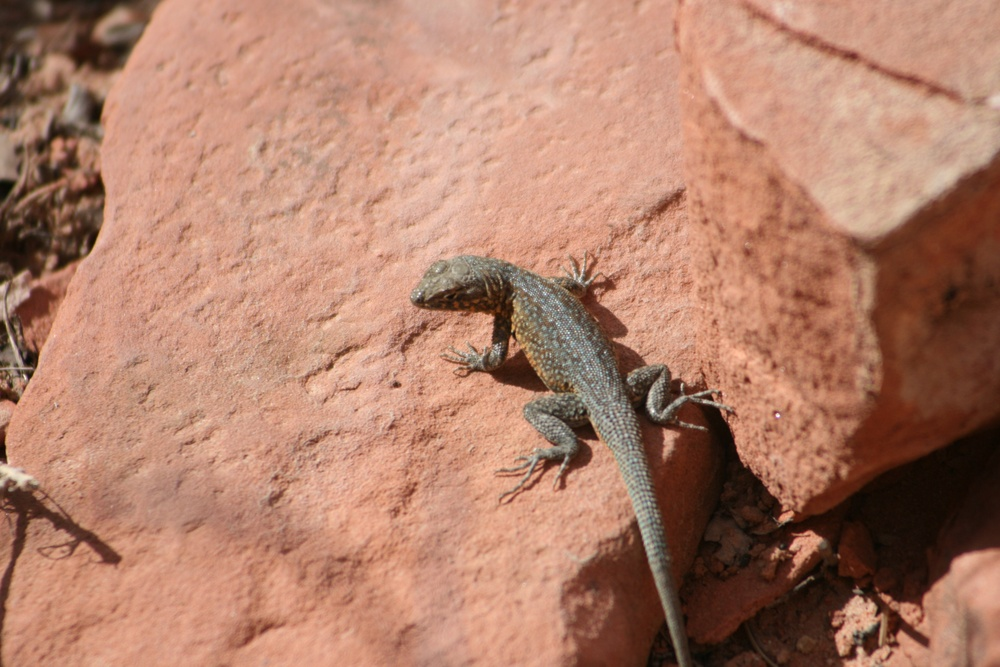
#> input picture Images/Lizard.jpg, 1000 x 667 px, shrunk from 3888 x 2592 before the run
$ jupyter execute Measurement.ipynb   (shell and % lines are left out)   (Python 2 division)
#> lines starting #> are read from the running program, lines starting #| are printed output that depends on the picture
# Measurement Examples

[cell 1]
import cv2
import matplotlib
from matplotlib import pyplot as plt
#allow in line image viewing

[cell 2]
import numpy as np

Read in image

[cell 3]
filename = 'Images/Lizard.jpg'
img = cv2.imread(filename)
#> img is the input picture: shape (667, 1000, 3); mean B, G, R 106.5, 127.5, 175.8
img_rgb = cv2.cvtColor(img, cv2.COLOR_BGR2RGB)

Show image

[cell 4]
plt.figure(figsize=(20,10))
plt.imshow(img_rgb),plt.show()

[cell 5]
cv2.destroyAllWindows()

## Find image features using FAST

Grayscale image

[cell 6]
img_grayscale = cv2.cvtColor(img_rgb, cv2.COLOR_RGB2GRAY)
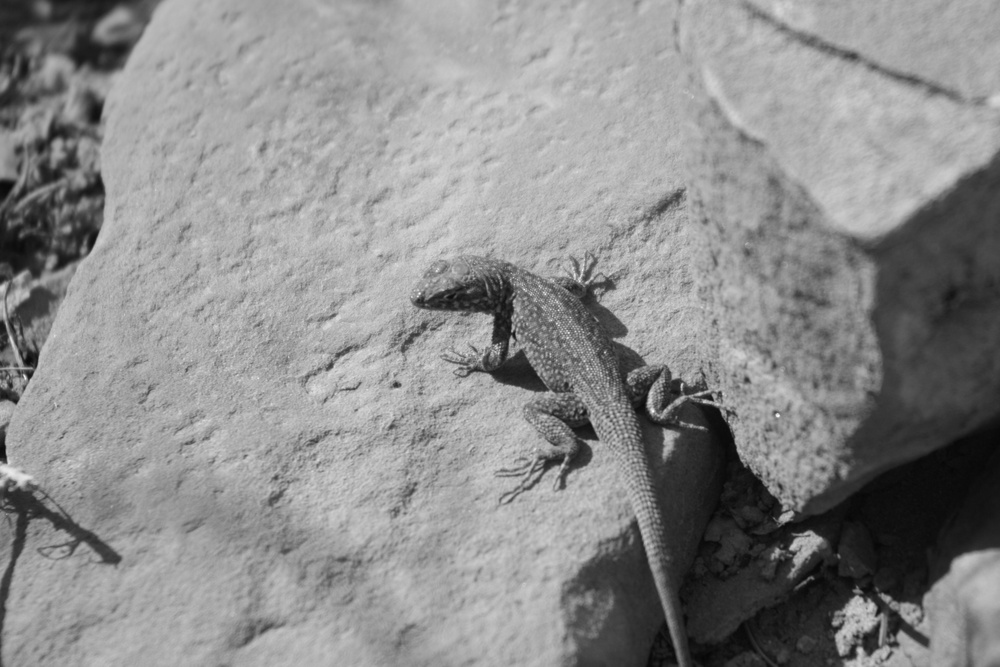
#> img_grayscale: shape (667, 1000); min 6, max 252, mean 139.6

[cell 7]
detector = cv2.FastFeatureDetector_create()
detector.setThreshold(70)

# find and draw the keypoints
kp = detector.detect(img_grayscale,None)
#> kp = 90 keypoints; strongest (x, y, size): (24, 376, 7), (512, 330, 7), (790, 548, 7), (604, 352, 7)
img_detect=cv2.drawKeypoints(img_grayscale, kp,outImage=None,flags=4)
print "Number of corner features: " + str(len(kp))
#| Number of corner features: 90

[cell 8]
img_detect=img_rgb.copy()

[cell 9]
for circle in kp:
    centroid=tuple([int(x) for x in circle.pt])
    cv2.circle(img_detect,centroid,20,(255,0,0),3)
#> this loop made 90 passes
#> circle on passes 1 to 12: keypoint at (510, 279), size 7, keypoint at (553, 280), size 7, keypoint at (579, 281), size 7, keypoint at (501, 282), size 7, keypoint at (586, 282), size 7, keypoint at (514, 284), size 7, keypoint at (501, 287), size 7, keypoint at (524, 289), size 7, keypoint at (603, 289), size 7, keypoint at (467, 291), size 7, keypoint at (595, 291), size 7, keypoint at (419, 293), size 7
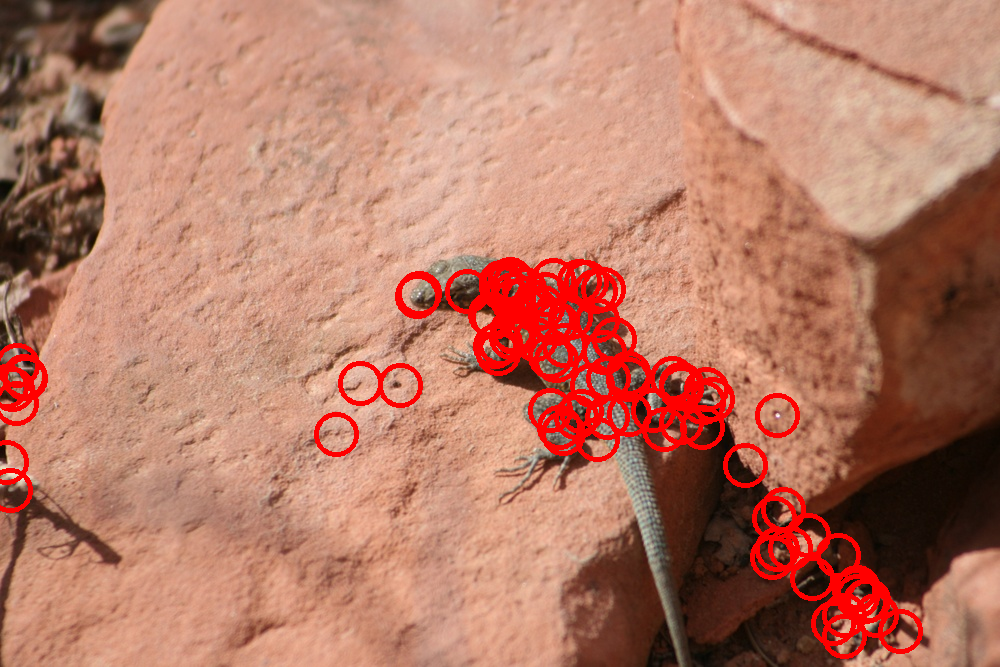
#> img_detect: shape (667, 1000, 3); mean R, G, B 182.8, 122.1, 102

Color features so we can see them

Show output feature radius circles

[cell 10]
plt.figure(figsize=(20,10))
plt.imshow(img_detect),plt.show()

[cell 11]
cv2.imwrite("Figures/SurfLizard.jpg",img_detect)
#> Out = True
